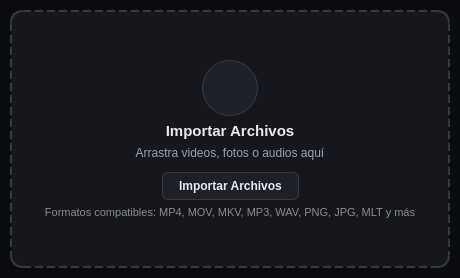
<?xml version="1.0" encoding="UTF-8"?>
<ui version="4.0">
 <class>PlaylistDock</class>
 <widget class="QDockWidget" name="PlaylistDock">
  <property name="geometry">
   <rect>
    <x>0</x>
    <y>0</y>
    <width>460</width>
    <height>278</height>
   </rect>
  </property>
  <property name="whatsThis">
   <string notr="true">https://forum.shotcut.org/t/about-the-playlist/12951/1</string>
  </property>
  <property name="windowTitle">
   <string>Playlist</string>
  </property>
  <widget class="QWidget" name="dockWidgetContents">
   <layout class="QVBoxLayout" name="verticalLayout">
    <property name="spacing">
     <number>0</number>
    </property>
    <property name="leftMargin">
     <number>0</number>
    </property>
    <property name="topMargin">
     <number>0</number>
    </property>
    <property name="rightMargin">
     <number>0</number>
    </property>
    <property name="bottomMargin">
     <number>0</number>
    </property>
    <item>
     <widget class="QStackedWidget" name="stackedWidget">
      <property name="currentIndex">
       <number>0</number>
      </property>
      <widget class="QWidget" name="page">
       <property name="acceptDrops">
        <bool>true</bool>
       </property>
       <property name="styleSheet">
        <string notr="true">QWidget#page {
    background-color: #0B0C0F;
}</string>
       </property>
       <layout class="QVBoxLayout" name="verticalLayout_2">
        <property name="spacing">
         <number>0</number>
        </property>
        <property name="leftMargin">
         <number>10</number>
        </property>
        <property name="topMargin">
         <number>10</number>
        </property>
        <property name="rightMargin">
         <number>10</number>
        </property>
        <property name="bottomMargin">
         <number>10</number>
        </property>
        <item>
         <widget class="QFrame" name="dropZoneCard">
          <property name="sizePolicy">
           <sizepolicy hsizetype="Expanding" vsizetype="Expanding">
            <horstretch>0</horstretch>
            <verstretch>0</verstretch>
           </sizepolicy>
          </property>
          <property name="cursor">
           <cursorShape>PointingHandCursor</cursorShape>
          </property>
          <property name="focusPolicy">
           <enum>Qt::FocusPolicy::StrongFocus</enum>
          </property>
          <property name="acceptDrops">
           <bool>true</bool>
          </property>
          <property name="frameShape">
           <enum>QFrame::Shape::StyledPanel</enum>
          </property>
          <property name="frameShadow">
           <enum>QFrame::Shadow::Raised</enum>
          </property>
          <property name="styleSheet">
           <string notr="true">QFrame#dropZoneCard {
    background-color: #15171C;
    border: 2px dashed #343944;
    border-radius: 12px;
}
QFrame#dropZoneCard:focus {
    border: 2px dashed #FF7A45;
}
QFrame#dropZoneCard:hover {
    border: 2px dashed #FF7A45;
    background-color: #1D2027;
}
QToolButton#dropZoneIconBtn {
    background-color: #1D2027;
    border: 1px solid #343944;
    border-radius: 28px;
    padding: 10px;
}
QToolButton#dropZoneIconBtn:focus {
    border: 2px solid #FF7A45;
    outline: none;
}
QToolButton#dropZoneIconBtn:hover {
    background-color: #262A33;
    border: 2px solid #FF7A45;
}
QToolButton#dropZoneIconBtn:pressed {
    background-color: #FF7A45;
    border: 2px solid #e0622f;
}
QLabel#titleLabel {
    color: #E8EAEE;
    font-size: 15px;
    font-weight: bold;
    background: transparent;
}
QLabel#subTitleLabel {
    color: #9AA1AD;
    font-size: 12px;
    background: transparent;
}
QLabel#hintLabel {
    color: #858C98;
    font-size: 11px;
    background: transparent;
}
QPushButton#importButton {
    background-color: #1D2027;
    color: #E8EAEE;
    border: 1px solid #343944;
    border-radius: 6px;
    padding: 6px 16px;
    font-size: 12px;
    font-weight: 600;
}
QPushButton#importButton:focus {
    border-color: #FF7A45;
    background-color: #262A33;
    outline: none;
}
QPushButton#importButton:hover {
    background-color: #FF7A45;
    color: #140A05;
    border-color: #FF7A45;
}
QPushButton#importButton:pressed {
    background-color: #e0622f;
    color: #000000;
}</string>
          </property>
          <layout class="QVBoxLayout" name="cardLayout">
           <property name="spacing">
            <number>6</number>
           </property>
           <property name="leftMargin">
            <number>12</number>
           </property>
           <property name="topMargin">
            <number>12</number>
           </property>
           <property name="rightMargin">
            <number>12</number>
           </property>
           <property name="bottomMargin">
            <number>12</number>
           </property>
           <item>
            <spacer name="verticalSpacer_top">
             <property name="orientation">
              <enum>Qt::Orientation::Vertical</enum>
             </property>
             <property name="sizeHint" stdset="0">
              <size>
               <width>20</width>
               <height>8</height>
              </size>
             </property>
            </spacer>
           </item>
           <item>
            <layout class="QHBoxLayout" name="iconLayout">
             <item>
              <spacer name="horizontalSpacer_icon_left">
               <property name="orientation">
                <enum>Qt::Orientation::Horizontal</enum>
               </property>
               <property name="sizeHint" stdset="0">
                <size>
                 <width>20</width>
                 <height>20</height>
                </size>
               </property>
              </spacer>
             </item>
             <item>
              <widget class="QToolButton" name="dropZoneIconBtn">
               <property name="minimumSize">
                <size>
                 <width>56</width>
                 <height>56</height>
                </size>
               </property>
               <property name="maximumSize">
                <size>
                 <width>56</width>
                 <height>56</height>
                </size>
               </property>
               <property name="cursor">
                <cursorShape>PointingHandCursor</cursorShape>
               </property>
               <property name="focusPolicy">
                <enum>Qt::FocusPolicy::StrongFocus</enum>
               </property>
               <property name="toolTip">
                <string>Haga clic para importar archivos</string>
               </property>
               <property name="text">
                <string/>
               </property>
               <property name="icon">
                <iconset theme="document-import" resource="../../icons/resources.qrc">
                 <normaloff>:/icons/dark/32x32/document-import.png</normaloff>:/icons/dark/32x32/document-import.png</iconset>
               </property>
               <property name="iconSize">
                <size>
                 <width>28</width>
                 <height>28</height>
                </size>
               </property>
              </widget>
             </item>
             <item>
              <spacer name="horizontalSpacer_icon_right">
               <property name="orientation">
                <enum>Qt::Orientation::Horizontal</enum>
               </property>
               <property name="sizeHint" stdset="0">
                <size>
                 <width>20</width>
                 <height>20</height>
                </size>
               </property>
              </spacer>
             </item>
            </layout>
           </item>
           <item>
            <widget class="QLabel" name="titleLabel">
             <property name="font">
              <font>
               <pointsize>11</pointsize>
               <bold>true</bold>
              </font>
             </property>
             <property name="text">
              <string>Importar Archivos</string>
             </property>
             <property name="alignment">
              <set>Qt::AlignmentFlag::AlignCenter</set>
             </property>
             <property name="wordWrap">
              <bool>true</bool>
             </property>
            </widget>
           </item>
           <item>
            <widget class="QLabel" name="subTitleLabel">
             <property name="font">
              <font>
               <pointsize>9</pointsize>
              </font>
             </property>
             <property name="text">
              <string>Arrastra videos, fotos o audios aquí</string>
             </property>
             <property name="alignment">
              <set>Qt::AlignmentFlag::AlignCenter</set>
             </property>
             <property name="wordWrap">
              <bool>true</bool>
             </property>
            </widget>
           </item>
           <item>
            <spacer name="verticalSpacer_mid">
             <property name="orientation">
              <enum>Qt::Orientation::Vertical</enum>
             </property>
             <property name="sizeType">
              <enum>QSizePolicy::Policy::Fixed</enum>
             </property>
             <property name="sizeHint" stdset="0">
              <size>
               <width>20</width>
               <height>6</height>
              </size>
             </property>
            </spacer>
           </item>
           <item>
            <layout class="QHBoxLayout" name="buttonLayout">
             <item>
              <spacer name="horizontalSpacer_btn_left">
               <property name="orientation">
                <enum>Qt::Orientation::Horizontal</enum>
               </property>
               <property name="sizeHint" stdset="0">
                <size>
                 <width>20</width>
                 <height>20</height>
                </size>
               </property>
              </spacer>
             </item>
             <item>
              <widget class="QPushButton" name="importButton">
               <property name="cursor">
                <cursorShape>PointingHandCursor</cursorShape>
               </property>
               <property name="focusPolicy">
                <enum>Qt::FocusPolicy::StrongFocus</enum>
               </property>
               <property name="autoDefault">
                <bool>true</bool>
               </property>
               <property name="toolTip">
                <string>Abrir explorador de archivos para importar</string>
               </property>
               <property name="text">
                <string>Importar Archivos</string>
               </property>
               <property name="icon">
                <iconset theme="list-add" resource="../../icons/resources.qrc">
                 <normaloff>:/icons/dark/32x32/list-add.png</normaloff>:/icons/dark/32x32/list-add.png</iconset>
               </property>
               <property name="iconSize">
                <size>
                 <width>16</width>
                 <height>16</height>
                </size>
               </property>
              </widget>
             </item>
             <item>
              <spacer name="horizontalSpacer_btn_right">
               <property name="orientation">
                <enum>Qt::Orientation::Horizontal</enum>
               </property>
               <property name="sizeHint" stdset="0">
                <size>
                 <width>20</width>
                 <height>20</height>
                </size>
               </property>
              </spacer>
             </item>
            </layout>
           </item>
           <item>
            <widget class="QLabel" name="hintLabel">
             <property name="font">
              <font>
               <pointsize>8</pointsize>
              </font>
             </property>
             <property name="text">
              <string>Formatos compatibles: MP4, MOV, MKV, MP3, WAV, PNG, JPG, MLT y más</string>
             </property>
             <property name="alignment">
              <set>Qt::AlignmentFlag::AlignCenter</set>
             </property>
             <property name="wordWrap">
              <bool>true</bool>
             </property>
            </widget>
           </item>
           <item>
            <spacer name="verticalSpacer_bottom">
             <property name="orientation">
              <enum>Qt::Orientation::Vertical</enum>
             </property>
             <property name="sizeHint" stdset="0">
              <size>
               <width>20</width>
               <height>8</height>
              </size>
             </property>
            </spacer>
           </item>
          </layout>
         </widget>
        </item>
       </layout>
      </widget>
      <widget class="QWidget" name="page_2">
       <layout class="QVBoxLayout" name="verticalLayout_4">
        <property name="spacing">
         <number>0</number>
        </property>
        <property name="leftMargin">
         <number>0</number>
        </property>
        <property name="topMargin">
         <number>0</number>
        </property>
        <property name="rightMargin">
         <number>0</number>
        </property>
        <property name="bottomMargin">
         <number>0</number>
        </property>
        <item>
         <layout class="QHBoxLayout" name="filtersLayout"/>
        </item>
        <item>
         <widget class="QSplitter" name="splitter">
          <property name="orientation">
           <enum>Qt::Orientation::Horizontal</enum>
          </property>
          <widget class="BinTree" name="treeWidget">
           <property name="acceptDrops">
            <bool>true</bool>
           </property>
           <property name="styleSheet">
            <string notr="true">QTreeWidget::item { padding: 10px }</string>
           </property>
           <property name="alternatingRowColors">
            <bool>true</bool>
           </property>
           <property name="rootIsDecorated">
            <bool>false</bool>
           </property>
           <attribute name="headerVisible">
            <bool>false</bool>
           </attribute>
           <column>
            <property name="text">
             <string notr="true">1</string>
            </property>
           </column>
          </widget>
          <widget class="QWidget" name="layoutWidget">
           <layout class="QVBoxLayout" name="verticalLayout_3">
            <item>
             <widget class="PlaylistTable" name="tableView">
              <property name="contextMenuPolicy">
               <enum>Qt::ContextMenuPolicy::CustomContextMenu</enum>
              </property>
              <property name="toolTip">
               <string>&lt;html&gt;&lt;head/&gt;&lt;body&gt;&lt;p&gt;Double-click a playlist item to open it in the player.&lt;/p&gt;&lt;/body&gt;&lt;/html&gt;</string>
              </property>
              <property name="dragEnabled">
               <bool>false</bool>
              </property>
              <property name="alternatingRowColors">
               <bool>true</bool>
              </property>
              <property name="selectionMode">
               <enum>QAbstractItemView::SelectionMode::ExtendedSelection</enum>
              </property>
              <property name="selectionBehavior">
               <enum>QAbstractItemView::SelectionBehavior::SelectRows</enum>
              </property>
              <property name="horizontalScrollMode">
               <enum>QAbstractItemView::ScrollMode::ScrollPerPixel</enum>
              </property>
              <attribute name="horizontalHeaderHighlightSections">
               <bool>false</bool>
              </attribute>
              <attribute name="verticalHeaderVisible">
               <bool>false</bool>
              </attribute>
             </widget>
            </item>
            <item>
             <widget class="PlaylistListView" name="listView">
              <property name="contextMenuPolicy">
               <enum>Qt::ContextMenuPolicy::CustomContextMenu</enum>
              </property>
              <property name="selectionMode">
               <enum>QAbstractItemView::SelectionMode::ExtendedSelection</enum>
              </property>
              <property name="movement">
               <enum>QListView::Movement::Static</enum>
              </property>
             </widget>
            </item>
           </layout>
          </widget>
         </widget>
        </item>
       </layout>
      </widget>
     </widget>
    </item>
   </layout>
  </widget>
 </widget>
 <customwidgets>
  <customwidget>
   <class>PlaylistTable</class>
   <extends>QTableView</extends>
   <header>widgets/playlisttable.h</header>
  </customwidget>
  <customwidget>
   <class>PlaylistListView</class>
   <extends>QListView</extends>
   <header>widgets/playlistlistview.h</header>
  </customwidget>
  <customwidget>
   <class>BinTree</class>
   <extends>QTreeWidget</extends>
   <header>docks/playlistdock.h</header>
  </customwidget>
 </customwidgets>
 <resources>
  <include location="../../icons/resources.qrc"/>
 </resources>
 <connections>
  <connection>
   <sender>importButton</sender>
   <signal>clicked()</signal>
   <receiver>PlaylistDock</receiver>
   <slot>onAddFilesActionTriggered()</slot>
   <hints>
    <hint type="sourcelabel">
     <x>230</x>
     <y>180</y>
    </hint>
    <hint type="destinationlabel">
     <x>230</x>
     <y>139</y>
    </hint>
   </hints>
  </connection>
  <connection>
   <sender>dropZoneIconBtn</sender>
   <signal>clicked()</signal>
   <receiver>PlaylistDock</receiver>
   <slot>onAddFilesActionTriggered()</slot>
   <hints>
    <hint type="sourcelabel">
     <x>230</x>
     <y>80</y>
    </hint>
    <hint type="destinationlabel">
     <x>230</x>
     <y>139</y>
    </hint>
   </hints>
  </connection>
 </connections>
 <slots>
  <slot>onAddFilesActionTriggered()</slot>
 </slots>
</ui>
